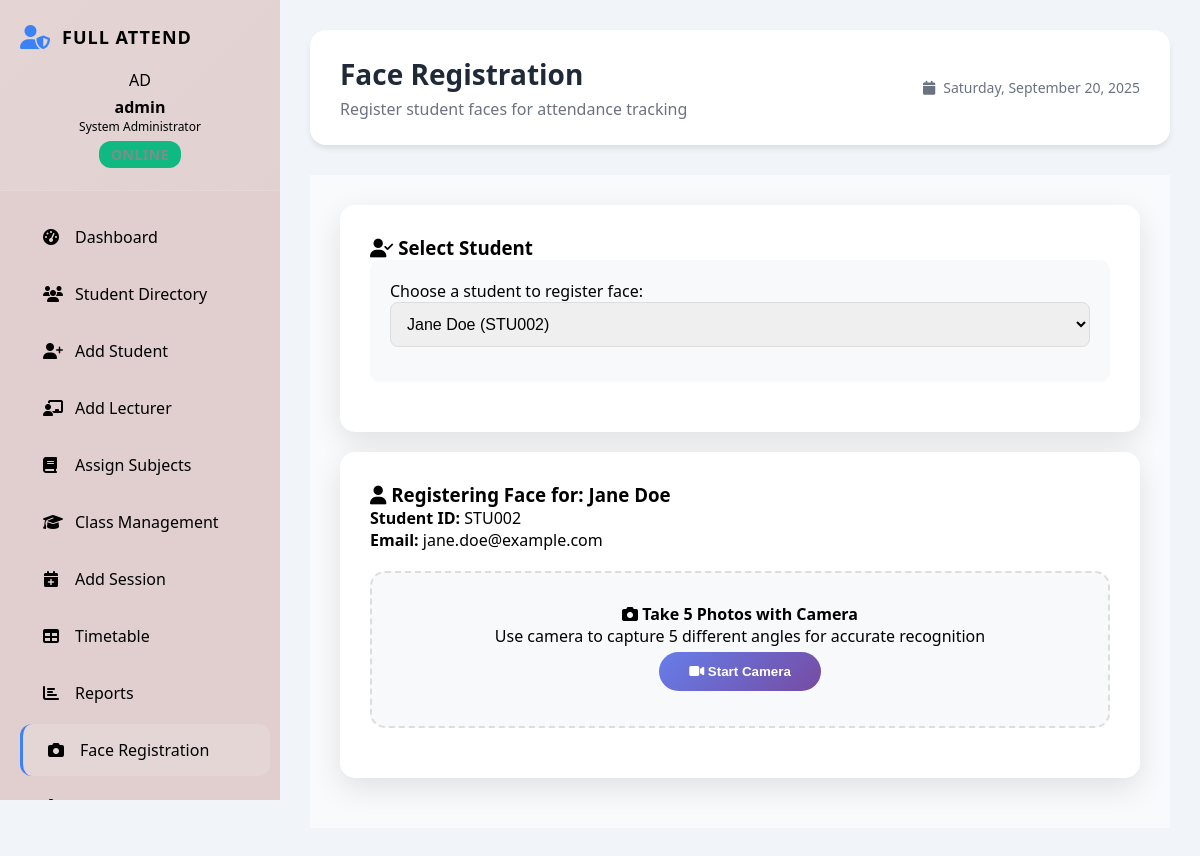
The page /admin/student_face_registration.php?student_id=STU002 (signed in) on the database its author committed.
### tables this page shows
CREATE TABLE `students` (
  `id` int NOT NULL,
  `student_id` varchar(20) NOT NULL,
  `name` varchar(100) NOT NULL,
  `email` varchar(100) NOT NULL,
  `password` varchar(255) NOT NULL,
  `contact` varchar(20) DEFAULT NULL,
  `face_encoding` text,
  `profile_image` varchar(255) DEFAULT NULL,
  `status` enum('active','inactive') DEFAULT 'active',
  `created_at` timestamp NULL DEFAULT CURRENT_TIMESTAMP,
  `updated_at` timestamp NULL DEFAULT CURRENT_TIMESTAMP ON UPDATE CURRENT_TIMESTAMP
);

### admin/student_face_registration.php (the view, shortened to what this page needs)
<?php
require_once '../config/database.php';
$stmt = $pdo->prepare("SELECT student_id, name FROM students WHERE status = 'active' ORDER BY name ASC");
$stmt->execute();
$students = $stmt->fetchAll();
$selected_student = null;
if (isset($_GET['student_id'])) {
    $student_id = $_GET['student_id'];
    $stmt = $pdo->prepare("SELECT * FROM students WHERE student_id = ?");
    $stmt->execute([$student_id]);
    $selected_student = $stmt->fetch();
}
?>
<!DOCTYPE html>
<html lang="en">
<head>
    <link rel="stylesheet" href="admin_styles.css">
    <link rel="stylesheet" href="https://cdnjs.cloudflare.com/ajax/libs/font-awesome/6.4.0/css/all.min.css">
</head>
<body>
    <div class="admin-container">
        <?php include 'includes/sidebar.php'; ?>
        <main class="admin-main">
            <header class="dashboard-header">
                <div class="header-left">
                    <h1>Face Registration</h1>
                    <p>Register student faces for attendance tracking</p>
                </div>
                <div class="header-right">
                    <div class="date-info">
                        <i class="fas fa-calendar"></i>
                        <span><?php echo date('l, F j, Y'); ?></span>
                    </div>
                </div>
            </header>
        <main class="main-content">
            <div class="face-registration">
                <div class="registration-card">
                    <h3><i class="fas fa-user-check"></i> Select Student</h3>
                    <div class="student-selection">
                        <label for="studentSelect">Choose a student to register face:</label>
                        <select id="studentSelect" onchange="selectStudent()">
                            <?php foreach ($students as $student): ?>
                                <option value="<?php echo $student['student_id']; ?>"
                                        <?php echo ($selected_student && $selected_student['student_id'] === $student['student_id']) ? 'selected' : ''; ?>>
                                    <?php echo htmlspecialchars($student['name'] . ' (' . $student['student_id'] . ')'); ?>
                                </option>
                            <?php endforeach; ?>
                        </select>
                    </div>
                </div>
                <?php if ($selected_student): ?>
                    <div class="registration-card">
                        <h3><i class="fas fa-user"></i> Registering Face for: <?php echo htmlspecialchars($selected_student['name']); ?></h3>
                        <p><strong>Student ID:</strong> <?php echo htmlspecialchars($selected_student['student_id']); ?></p>
                        <p><strong>Email:</strong> <?php echo htmlspecialchars($selected_student['email']); ?></p>
                        <div class="method-selection">
                            <h4><i class="fas fa-camera"></i> Take 5 Photos with Camera</h4>
                            <p>Use camera to capture 5 different angles for accurate recognition</p>
                            <button type="button" onclick="startCamera()" class="upload-btn" id="startCameraBtn">
                                <i class="fas fa-video"></i> Start Camera
                            </button>
                        </div>
                    </div>
                <?php endif; ?>
            </div>
        </main>
    </div>
</body>
</html>

### admin/admin_styles.css (style rules this page uses)
* { margin: 0; padding: 0; box-sizing: border-box; }
body { font-family: "Segoe UI", Tahoma, Geneva, Verdana, sans-serif; background: #f1f5f9; min-height: 100vh; }
.admin-container { display: flex; min-height: 100vh; background: #f1f5f9; }
.admin-main { margin-left: 280px; flex: 1; background: #f1f5f9; min-height: 100vh; padding: 30px; }
.dashboard-header { display: flex; justify-content: space-between; align-items: center; margin-bottom: 30px; background: white; padding: 25px 30px; border-radius: 16px; box-shadow: 0 2px 10px rgba(0, 0, 0, 0.05); }
.header-left h1 { color: #1e293b; font-size: 28px; font-weight: 700; margin-bottom: 5px; }
.header-left p { color: #64748b; font-size: 16px; }
.header-right { display: flex; align-items: center; gap: 20px; }
.date-info { display: flex; align-items: center; gap: 8px; color: #64748b; font-size: 14px; }
.dashboard-header { display: flex; justify-content: space-between; align-items: center; margin-bottom: 30px; background: white; padding: 25px 30px; border-radius: 15px; box-shadow: 0 5px 15px rgba(0, 0, 0, 0.08); }
.dashboard-header h1 { color: #2c3e50; font-size: 28px; font-weight: 700; }
.main-content { flex: 1; padding: 30px; background: #f8fafc; }
.dashboard-header { display: flex; justify-content: space-between; align-items: center; background: white; padding: 25px 30px; border-radius: 16px; box-shadow: 0 4px 6px -1px rgba(0, 0, 0, 0.1); margin-bottom: 30px; }
.header-left h1 { font-size: 28px; font-weight: 700; color: #1f2937; margin-bottom: 5px; }
.header-left p { color: #6b7280; font-size: 16px; }
.date-info { display: flex; align-items: center; gap: 8px; color: #6b7280; font-size: 14px; }

### admin/student_face_registration.php (style rules this page uses)
.face-registration { max-width: 800px; margin: 0 auto; }
.registration-card { background: white; border-radius: 15px; padding: 30px; box-shadow: 0 10px 30px rgba(0,0,0,0.1); margin-bottom: 20px; }
.student-selection { background: #f8f9fa; padding: 20px; border-radius: 10px; margin-bottom: 20px; }
.method-selection { text-align: center; padding: 30px; border: 2px dashed #ddd; border-radius: 15px; margin: 20px 0; background: #f8f9fa; }
.upload-btn, .capture-btn, .cancel-btn { background: linear-gradient(135deg, #667eea 0%, #764ba2 100%); color: white; border: none; padding: 12px 30px; border-radius: 25px; cursor: pointer; font-weight: 600; transition: transform 0.3s; margin: 5px; }
select { width: 100%; padding: 12px; border: 1px solid #ddd; border-radius: 8px; font-size: 16px; margin-bottom: 15px; }

### rows shown on the page
students: name "Jane Doe", student "STU002", email "jane.doe@example.com"

### other values the page prints
substr($_SESSION['admin_username'] ?? 'A', 0, 2) "AD"
$_SESSION['admin_username'] "admin"
form field value "Jane Doe (STU002)"
